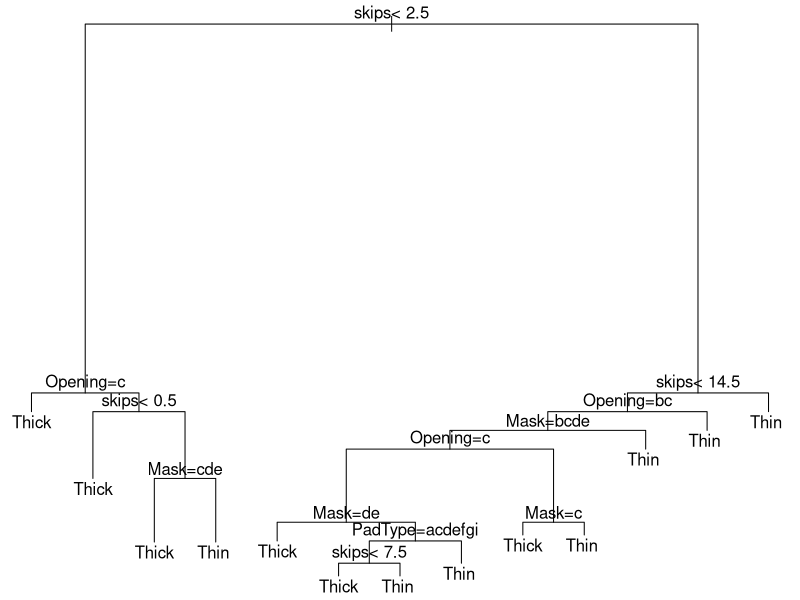

Write the R code that produced this figure.
library(rpart) 
data("solder")
str(solder) 
floor_val<-floor(0.8*nrow(solder))  
train<-sample(nrow(solder),size=floor_val)
trainingData<-solder[train,] 
testData<-solder[-train,]
solder_fit<-rpart(Solder~.,parms=list(split='information'), minsplit=2, minbucket=1,data=trainingData,method='class')
par(mar = rep(0.1, 4)) 
plot(solder_fit)
text(solder_fit)
summary(solder_fit)
CPVal<-solder_fit$cptable[which.min(solder_fit$cptable[,"xerror"]),"CP"]
CPVal 
pruned_fit<-prune(solder_fit,cp=as.numeric(CPVal))
out<-predict(pruned_fit,newdata=testData,type="vector")
tab <- table(out, testData$Solder) 
tab
accuracy<-sum(diag(tab))/sum(tab)
accuracyPercentage<-accuracy*100
accuracyPercentage
